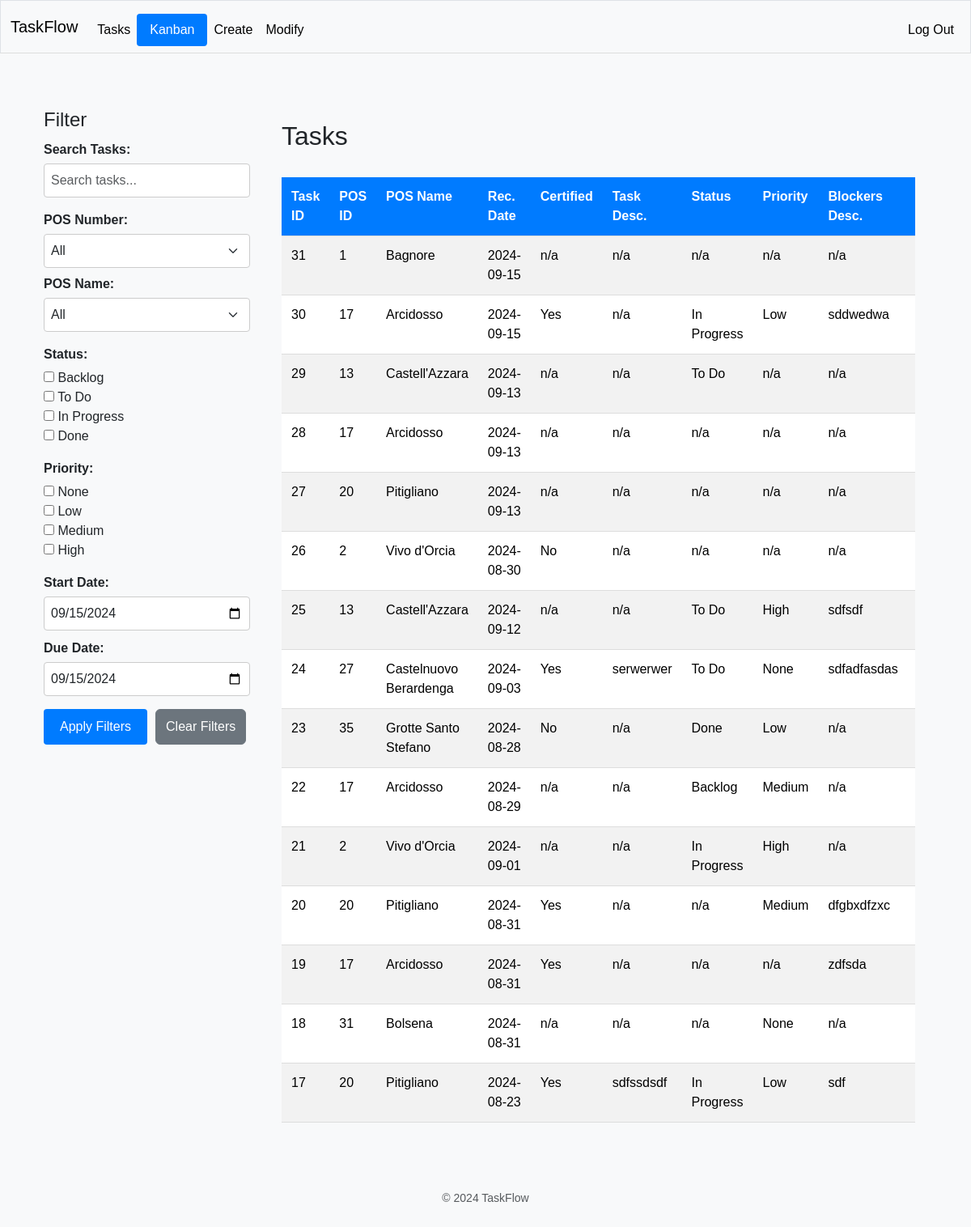
The page /tasks (signed in) on the database as committed earlier.
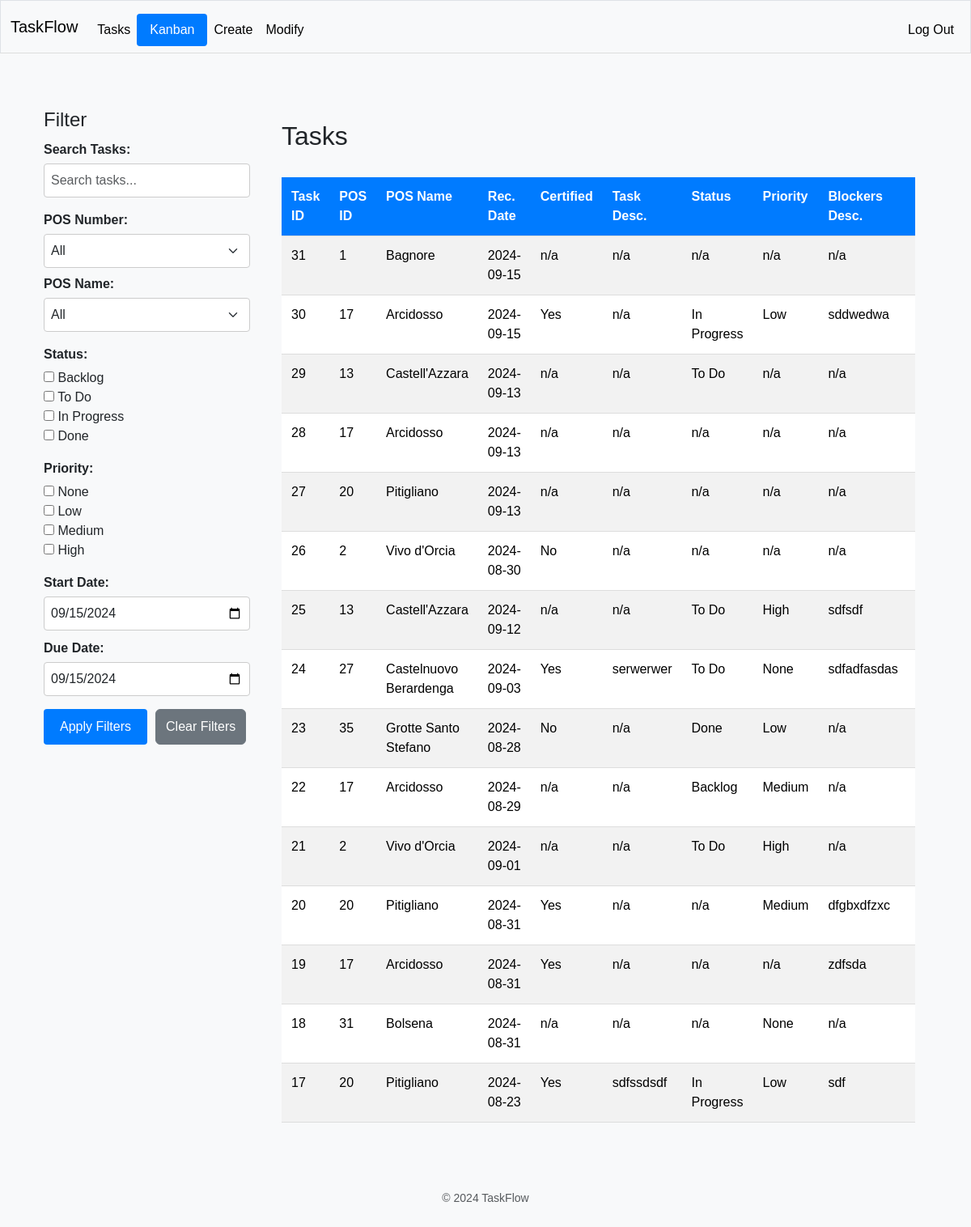
The same page on the database as committed later.
### tables this page shows
CREATE TABLE tasks (
                        task_id INTEGER NOT NULL, 
                        task_desc VARCHAR, 
                        task_status VARCHAR, 
                        task_priority VARCHAR, 
                        task_start_date DATE, 
                        task_due_date DATE, 
                        task_notes VARCHAR, 
                        pos_id INTEGER NOT NULL, 
                        blocker_id INTEGER, 
                        rec_id INTEGER, 
                        PRIMARY KEY (task_id), 
                        CHECK (task_status IN ('Backlog', 'To Do', 'In Progress', 'Done')), 
                        CHECK (task_priority IN ('None', 'Low', 'Medium', 'High')),
                        FOREIGN KEY(pos_id) REFERENCES pos (pos_id),
                        FOREIGN KEY(blocker_id) REFERENCES blockers (blocker_id),
                        FOREIGN KEY(rec_id) REFERENCES rec (rec_id)
                    );

CREATE TABLE pos (
	pos_id INTEGER NOT NULL, 
	pos_name VARCHAR NOT NULL, 
	PRIMARY KEY (pos_id), 
	UNIQUE (pos_name)
);

CREATE TABLE rec (
                        rec_id INTEGER NOT NULL, 
                        rec_date DATE, 
                        rec_certified BOOLEAN, 
                        task_id INTEGER, 
                        pos_id INTEGER, 
                        blocker_id INTEGER, 
                        PRIMARY KEY (rec_id),
                        FOREIGN KEY(task_id) REFERENCES tasks (task_id),
                        FOREIGN KEY(pos_id) REFERENCES pos (pos_id),
                        FOREIGN KEY(blocker_id) REFERENCES blockers (blocker_id)
                    );

CREATE TABLE blockers (
                        blocker_id INTEGER NOT NULL, 
                        blocker_desc VARCHAR, 
                        blocker_responsible VARCHAR, 
                        blocker_resolved BOOLEAN, 
                        blocker_res_date DATE, 
                        pos_id INTEGER, 
                        rec_id INTEGER, 
                        task_id INTEGER, 
                        PRIMARY KEY (blocker_id),
                        FOREIGN KEY(pos_id) REFERENCES pos (pos_id),
                        FOREIGN KEY(rec_id) REFERENCES rec (rec_id),
                        FOREIGN KEY(task_id) REFERENCES tasks (task_id)
                    );

### app.py (the view)
@app.route("/tasks")
@login_required
def tasks():
    page = request.args.get('page', 1, type=int)
    base_query = select(
        tasks_table.c.task_id,
        tasks_table.c.task_desc,
        tasks_table.c.task_status,
        tasks_table.c.task_priority,
        tasks_table.c.task_start_date,
        tasks_table.c.task_due_date,
        tasks_table.c.task_notes,
        pos_table.c.pos_id,
        pos_table.c.pos_name,
        rec_table.c.rec_date,
        rec_table.c.rec_certified,
        blockers_table.c.blocker_desc,
        blockers_table.c.blocker_responsible
    ).select_from(
        tasks_table
        .join(pos_table, tasks_table.c.pos_id == pos_table.c.pos_id)
        .outerjoin(rec_table, tasks_table.c.rec_id == rec_table.c.rec_id)
        .outerjoin(blockers_table, tasks_table.c.blocker_id == blockers_table.c.blocker_id)
    ).order_by(desc(tasks_table.c.task_id))
    try:
        tasks, total_records, total_pages = get_paginated_tasks(base_query, page, RECORDS_PER_PAGE)
        if not tasks:
            logger.warning("No tasks returned from the database.")
        formatted_tasks = [format_task(task) for task in tasks]
        pos_data = fetch_pos_data()
        logger.debug(f"Formatted tasks for rendering: {formatted_tasks}")
        return render_template("tasks.html", tasks=formatted_tasks, pos_data=pos_data, page=page, total_pages=total_pages, date=date)
    except Exception as e:
        logger.error(f"Error displaying tasks: {traceback.format_exc()}")
        flash("An error occurred while loading tasks.")
        return redirect("/")

### helpers.py (called while the page is built)
def get_paginated_tasks(base_query, page, per_page):
    try:
        total_records_query = select(func.count()).select_from(base_query.alias())
        total_records = engine.connect().execute(total_records_query).scalar()
        total_pages = ceil(total_records / per_page)
        paginated_query = base_query.limit(per_page).offset((page - 1) * per_page)
        tasks = engine.connect().execute(paginated_query).fetchall()
        return tasks, total_records, total_pages
    except Exception as e:
        logger.error(f"Error during pagination: {traceback.format_exc()}")
        return [], 0, 0

def fetch_pos_data():
    try:
        with engine.connect() as conn:
            pos_data = conn.execute(select(pos_table.c.pos_id, pos_table.c.pos_name)).fetchall()
        return pos_data
    except Exception as e:
        logger.error(f"Error fetching POS data: {traceback.format_exc()}")
        return []

def login_required(f):
    @wraps(f)
    def decorated_function(*args, **kwargs):
        if session.get("user_id") is None:
            return redirect("/login")
        return f(*args, **kwargs)
    return decorated_function

### templates/tasks.html
{% extends "layout.html" %}
{% block main %}
<div class="container-fluid">
    <div class="row">
        <div class="col-md-3">
            {% include '_sidebar.html' %}
        </div>
        <div class="col-md-9">
            {% include '_tasks_body.html' %}
        </div>
    </div>
</div>
{% endblock %}

### templates/layout.html (shortened to what this page needs)
<!DOCTYPE html>
<html lang="en">
<head>
    <link href="https://cdn.jsdelivr.net/npm/bootstrap@5.3.3/dist/css/bootstrap.min.css" rel="stylesheet">
    <link href="{{ url_for('static', filename='css/style.css') }}" rel="stylesheet">
</head>
<body>
    <nav class="navbar navbar-expand-md navbar-light bg-light border">
        <div class="container-fluid">
            <a class="navbar-brand" href="/"><span class="blue">Task</span><span class="red">Flow</span></a>
            <div class="collapse navbar-collapse" id="navbar">
                {% if session["user_id"] %}
                    <ul class="navbar-nav me-auto mt-2">
                        <li class="nav-item"><a class="nav-link" href="/tasks">Tasks</a></li>
                        <li class="nav-item">
                            <a class="btn btn-primary" href="/kanban">Kanban</a>
                        </li>
                        <li class="nav-item"><a class="nav-link" href="/create">Create</a></li>
                        <li class="nav-item"><a class="nav-link" href="/modify">Modify</a></li>
                    </ul>
                    <ul class="navbar-nav ms-auto mt-2">
                        <li class="nav-item"><a class="nav-link" href="/logout">Log Out</a></li>
                    </ul>
                {% else %}
                    <ul class="navbar-nav ms-auto mt-2">
                        <li class="nav-item"><a class="nav-link" href="/register">Register</a></li>
                        <li class="nav-item"><a class="nav-link" href="/login">Log In</a></li>
                    </ul>
                {% endif %}
            </div>
        </div>
    </nav>
    <main class="container py-5 text-center">
        {% block main %}{% endblock %}
    </main>
    <footer class="mb-5">
        <p class="mb-3 small text-center text-muted">
            &copy; 2024 TaskFlow
        </p>
    </footer>
</body>
</html>

### templates/_sidebar.html (shortened to what this page needs)
<div class="filter-group mb-4">
    <h2 class="filter-title">Filter</h2>
    <label for="taskSearch" class="filter-label">Search Tasks:</label>
    <input id="taskSearch" class="form-control" placeholder="Search tasks..." type="text">
</div>
<div class="filter-group mb-4">
    <label for="filterPosID" class="filter-label">POS Number:</label>
    <select id="filterPosID" class="form-select mb-2">
        <option value="">All</option>
    </select>
    <label for="filterPosName" class="filter-label">POS Name:</label>
    <select id="filterPosName" class="form-select">
        <option value="">All</option>
    </select>
</div>
<div class="filter-group mb-4">
    <label class="filter-label">Status:</label>
    <div>
        <input type="checkbox" id="statusBacklog" value="Backlog"> Backlog
    </div>
    <div>
        <input type="checkbox" id="statusToDo" value="To Do"> To Do
    </div>
    <div>
        <input type="checkbox" id="statusInProgress" value="In Progress"> In Progress
    </div>
    <div>
        <input type="checkbox" id="statusDone" value="Done"> Done
    </div>
</div>
<div class="filter-group mb-4">
    <label class="filter-label">Priority:</label>
    <div>
        <input type="checkbox" id="priorityNone" value="None"> None
    </div>
    <div>
        <input type="checkbox" id="priorityLow" value="Low"> Low
    </div>
    <div>
        <input type="checkbox" id="priorityMedium" value="Medium"> Medium
    </div>
    <div>
        <input type="checkbox" id="priorityHigh" value="High"> High
    </div>
</div>
<div class="filter-group mb-4">
    <label for="startDate" class="filter-label">Start Date:</label>
    <input type="date" id="startDate" class="form-control mb-2" value="{{ date.today().strftime('%Y-%m-%d') }}">
    <label for="endDate" class="filter-label">Due Date:</label>
    <input type="date" id="endDate" class="form-control" value="{{ date.today().strftime('%Y-%m-%d') }}">
</div>
<div class="filter-buttons">
    <button id="filterBtn" class="btn btn-primary mb-2">Apply Filters</button>
    <button id="clearFilterBtn" class="btn btn-secondary mb-2">Clear Filters</button>
</div>

### templates/_tasks_body.html (shortened to what this page needs)
<div class="tasks-wrapper">
    <h2 class="mt-0">Tasks</h2>
    <div class="table-responsive">
        <table class="table table-striped mt-3">
            <thead>
                <tr>
                    <th>Task ID</th>
                    <th>POS ID</th>
                    <th>POS Name</th>
                    <th>Rec. Date</th>
                    <th>Certified</th>
                    <th>Task Desc.</th>
                    <th>Status</th>
                    <th>Priority</th>
                    <th>Blockers Desc.</th>
                    <th>Blockers Resp</th>
                </tr>
            </thead>
            <tbody id="taskTableBody">
                {% for task in tasks %}
                <tr>
                    <td>{{ task.task_id }}</td>
                    <td>{{ task.pos_id }}</td>
                    <td>{{ task.pos_name }}</td>
                    <td>{{ task.rec_date }}</td>
                    <td>{{ task.rec_certified }}</td>
                    <td>{{ task.task_desc }}</td>
                    <td>{{ task.task_status }}</td>
                    <td>{{ task.task_priority }}</td>
                    <td>{{ task.blocker_desc }}</td>
                    <td>{{ task.blocker_responsible }}</td>
                </tr>
                {% endfor %}
            </tbody>
        </table>
    </div>
</div>

### static/css/style.css (style rules this page uses)
body { font-family: Arial, sans-serif !important; background-color: #f8f9fa !important; margin: 0 !important; padding: 0 !important; text-align: left !important; }
.navbar { background-color: #f8f9fa !important; border-bottom: 1px solid #ddd !important; }
.navbar a { color: black !important; font-weight: 500 !important; text-align: left !important; }
.navbar .navbar-nav .nav-link { color: black !important; }
.navbar-brand { color: black !important; }
.navbar .btn { background-color: #007bff !important; padding: 8px 16px !important; border-radius: 4px !important; font-size: 16px !important; color: white !important; text-align: left !important; }
.btn-primary { background-color: #007bff !important; border: none !important; color: white !important; padding: 10px 20px !important; border-radius: 4px !important; cursor: pointer !important; text-align: left !important; }
.container { margin-top: 20px !important; text-align: left !important; }
input[type="text"], input[type="password"], textarea, select { width: 100% !important; padding: 8px !important; margin-bottom: 10px !important; border: 1px solid #ccc !important; border-radius: 4px !important; text-align: left !important; }
.table { width: 100% !important; margin-bottom: 20px !important; border-collapse: collapse !important; text-align: left !important; }
.table th, .table td { padding: 12px !important; border-bottom: 1px solid #ddd !important; vertical-align: top !important; white-space: normal !important; }
.table th { background-color: #007bff !important; color: white !important; }
.table-responsive { overflow-x: auto !important; text-align: left !important; }
.tasks-wrapper { padding: 15px !important; text-align: left !important; }
.filter-group { margin-bottom: 16px !important; text-align: left !important; }
.filter-title { font-size: 1.5em !important; margin-bottom: 10px !important; text-align: left !important; }
.filter-label { display: block !important; margin-bottom: 5px !important; font-weight: bold !important; text-align: left !important; }
.filter-buttons { display: flex !important; gap: 10px !important; text-align: left !important; }
input[type="date"] { width: 100% !important; text-align: left !important; }
.form-control { width: 100% !important; padding: 8px !important; margin-bottom: 10px !important; border: 1px solid #ccc !important; border-radius: 4px !important; text-align: left !important; }

Rows that differ between the two databases and show on the page:
changed tasks id 21: task_status "In Progress" → "To Do"
